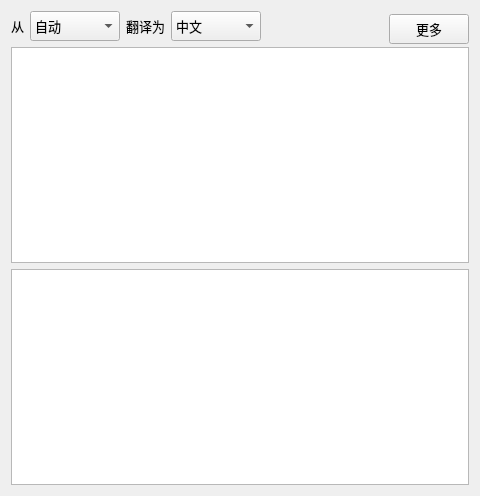
<?xml version="1.0" encoding="UTF-8"?>
<ui version="4.0">
 <class>TranslateGUIClass</class>
 <widget class="QMainWindow" name="TranslateGUIClass">
  <property name="geometry">
   <rect>
    <x>0</x>
    <y>0</y>
    <width>480</width>
    <height>496</height>
   </rect>
  </property>
  <property name="font">
   <font>
    <pointsize>10</pointsize>
   </font>
  </property>
  <property name="windowTitle">
   <string>TranslateGUI</string>
  </property>
  <widget class="QWidget" name="centralWidget">
   <layout class="QHBoxLayout" name="horizontalLayout_2">
    <item>
     <layout class="QGridLayout" name="gridLayout">
      <item row="1" column="0">
       <layout class="QVBoxLayout" name="verticalLayout">
        <item>
         <layout class="QVBoxLayout" name="verticalLayout_3">
          <item>
           <layout class="QHBoxLayout" name="horizontalLayout">
            <item alignment="Qt::AlignmentFlag::AlignVCenter">
             <widget class="QLabel" name="label_2">
              <property name="minimumSize">
               <size>
                <width>0</width>
                <height>30</height>
               </size>
              </property>
              <property name="text">
               <string>&lt;html&gt;&lt;head/&gt;&lt;body&gt;&lt;p align=&quot;justify&quot;&gt;从&lt;/p&gt;&lt;/body&gt;&lt;/html&gt;</string>
              </property>
             </widget>
            </item>
            <item alignment="Qt::AlignmentFlag::AlignHCenter|Qt::AlignmentFlag::AlignVCenter">
             <widget class="QComboBox" name="FromBox">
              <property name="sizePolicy">
               <sizepolicy hsizetype="Preferred" vsizetype="Preferred">
                <horstretch>0</horstretch>
                <verstretch>0</verstretch>
               </sizepolicy>
              </property>
              <property name="minimumSize">
               <size>
                <width>90</width>
                <height>30</height>
               </size>
              </property>
              <property name="maximumSize">
               <size>
                <width>16777215</width>
                <height>22</height>
               </size>
              </property>
              <item>
               <property name="text">
                <string>自动</string>
               </property>
              </item>
              <item>
               <property name="text">
                <string>中文</string>
               </property>
              </item>
              <item>
               <property name="text">
                <string>英文</string>
               </property>
              </item>
             </widget>
            </item>
            <item alignment="Qt::AlignmentFlag::AlignVCenter">
             <widget class="QLabel" name="label">
              <property name="minimumSize">
               <size>
                <width>0</width>
                <height>30</height>
               </size>
              </property>
              <property name="text">
               <string>&lt;html&gt;&lt;head/&gt;&lt;body&gt;&lt;p align=&quot;justify&quot;&gt;翻译为&lt;/p&gt;&lt;/body&gt;&lt;/html&gt;</string>
              </property>
             </widget>
            </item>
            <item alignment="Qt::AlignmentFlag::AlignVCenter">
             <widget class="QComboBox" name="ToBox">
              <property name="sizePolicy">
               <sizepolicy hsizetype="Preferred" vsizetype="Preferred">
                <horstretch>0</horstretch>
                <verstretch>0</verstretch>
               </sizepolicy>
              </property>
              <property name="minimumSize">
               <size>
                <width>90</width>
                <height>30</height>
               </size>
              </property>
              <property name="maximumSize">
               <size>
                <width>16777215</width>
                <height>22</height>
               </size>
              </property>
              <item>
               <property name="text">
                <string>中文</string>
               </property>
              </item>
              <item>
               <property name="text">
                <string>英文</string>
               </property>
              </item>
             </widget>
            </item>
            <item>
             <spacer name="horizontalSpacer">
              <property name="orientation">
               <enum>Qt::Orientation::Horizontal</enum>
              </property>
              <property name="sizeHint" stdset="0">
               <size>
                <width>40</width>
                <height>30</height>
               </size>
              </property>
             </spacer>
            </item>
            <item alignment="Qt::AlignmentFlag::AlignHCenter">
             <widget class="QPushButton" name="TranButton">
              <property name="sizePolicy">
               <sizepolicy hsizetype="Preferred" vsizetype="Preferred">
                <horstretch>0</horstretch>
                <verstretch>0</verstretch>
               </sizepolicy>
              </property>
              <property name="minimumSize">
               <size>
                <width>0</width>
                <height>30</height>
               </size>
              </property>
              <property name="maximumSize">
               <size>
                <width>16777215</width>
                <height>24</height>
               </size>
              </property>
              <property name="font">
               <font>
                <pointsize>10</pointsize>
                <kerning>true</kerning>
               </font>
              </property>
              <property name="text">
               <string>更多</string>
              </property>
             </widget>
            </item>
           </layout>
          </item>
          <item>
           <widget class="QTextEdit" name="SourceBox"/>
          </item>
          <item>
           <widget class="QTextBrowser" name="AnsBox">
            <property name="sizePolicy">
             <sizepolicy hsizetype="Expanding" vsizetype="Expanding">
              <horstretch>0</horstretch>
              <verstretch>0</verstretch>
             </sizepolicy>
            </property>
            <property name="acceptRichText">
             <bool>true</bool>
            </property>
           </widget>
          </item>
         </layout>
        </item>
       </layout>
      </item>
     </layout>
    </item>
   </layout>
  </widget>
 </widget>
 <layoutdefault spacing="6" margin="11"/>
 <resources>
  <include location="TranslateGUI.qrc"/>
 </resources>
 <connections/>
</ui>
